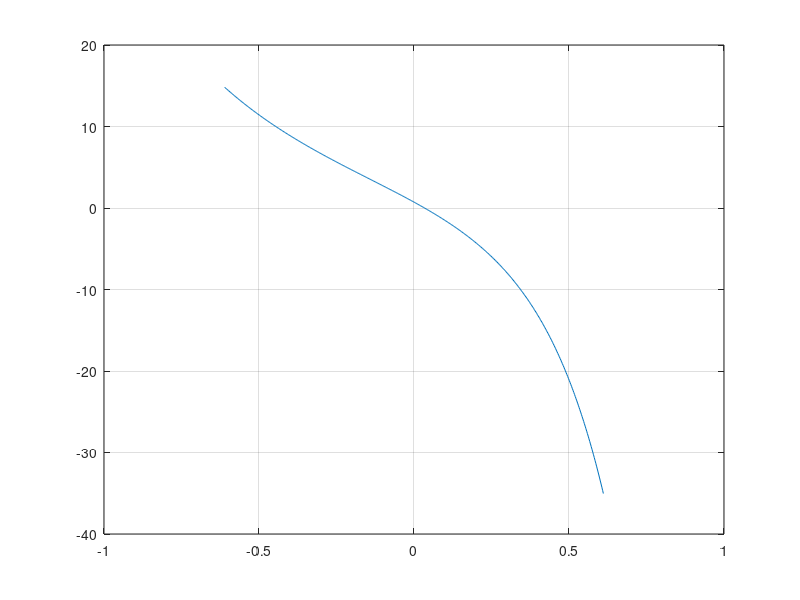

Write MATLAB code to recreate this figure.
bounds_mtj = [-35*0.75;35]*pi/180;


q_mt = linspace(-35,35,500)'*pi/180;

k_pass.mtj = [-30 5 5 -3]';
theta.pass.mtj = bounds_mtj;
tau_pass = k_pass.mtj(1,1)*exp(k_pass.mtj(2,1)*(q_mt-theta.pass.mtj(2,1))) + ...
    k_pass.mtj(3,1)*exp(k_pass.mtj(4,1)*(q_mt-theta.pass.mtj(1,1)));

q0 = 5*pi/180;
kMT_li = 10;
M_li = -(q_mt - q0)*kMT_li;
M_li = M_li + tau_pass;

figure
plot(q_mt,M_li)
grid on
